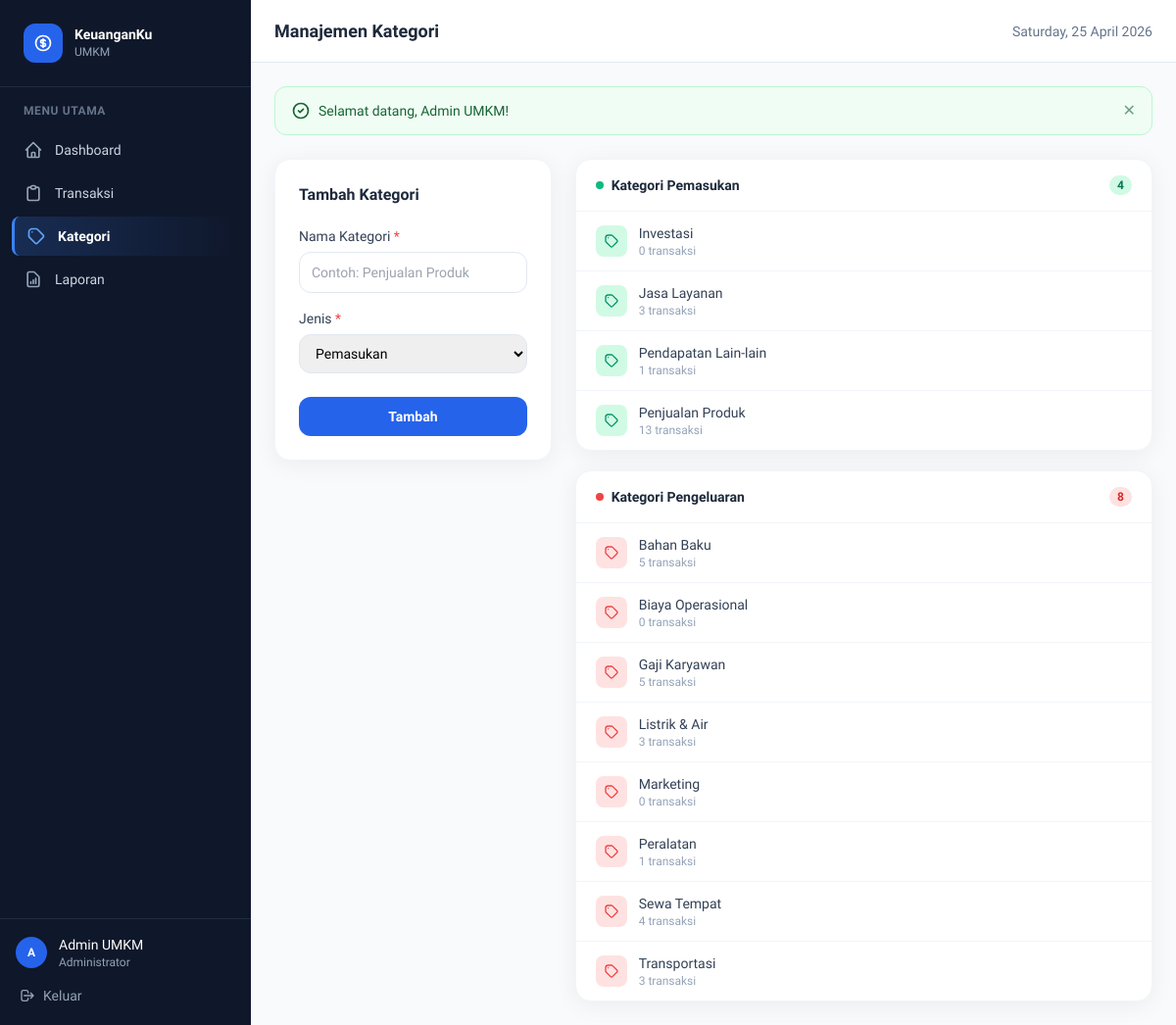
The app's page /kategori/index.php (signed in) with its own data.
### tables this page shows
CREATE TABLE kategori (
    id INT PRIMARY KEY AUTO_INCREMENT,
    nama_kategori VARCHAR(100) NOT NULL,
    jenis ENUM('pemasukan', 'pengeluaran') NOT NULL,
    created_at TIMESTAMP DEFAULT CURRENT_TIMESTAMP
);

### kategori/index.php (the view, shortened to what this page needs)
<?php
require_once '../config/koneksi.php';
require_once '../includes/layout.php';
$editData = null;
$stmt = $pdo->query("SELECT k.*, COUNT(t.id) AS jumlah_transaksi
    FROM kategori k LEFT JOIN transaksi t ON k.id = t.kategori_id
    GROUP BY k.id ORDER BY k.jenis, k.nama_kategori");
$kategori = $stmt->fetchAll();
?>
<div class="flex min-h-screen">
    <div class="flex-1 flex flex-col min-w-0">
        <main class="flex-1 p-6 overflow-auto fade-in">
            <div class="grid grid-cols-1 lg:grid-cols-3 gap-6">
                <div class="lg:col-span-1">
                    <div class="bg-white rounded-2xl card-shadow border border-slate-100 p-6 sticky top-6">
                        <h2 class="text-slate-800 font-bold text-base mb-5">
                            <?= $editData ? 'Edit Kategori' : 'Tambah Kategori' ?>
                        </h2>
                        <form method="POST">
                            <div class="mb-4">
                                <label class="block text-sm font-medium text-slate-700 mb-1.5">Nama Kategori <span class="text-red-500">*</span></label>
                                <input type="text" name="nama_kategori"
                                    value="<?= htmlspecialchars($editData['nama_kategori'] ?? $_POST['nama_kategori'] ?? '') ?>"
                                    placeholder="Contoh: Penjualan Produk"
                                    class="w-full border border-slate-200 rounded-xl px-3 py-2.5 text-sm focus:outline-none focus:ring-2 focus:ring-blue-500/20 focus:border-blue-400"
                                    required>
                            </div>
                            <div class="mb-6">
                                <label class="block text-sm font-medium text-slate-700 mb-1.5">Jenis <span class="text-red-500">*</span></label>
                                <select name="jenis"
                                    class="w-full border border-slate-200 rounded-xl px-3 py-2.5 text-sm focus:outline-none focus:ring-2 focus:ring-blue-500/20 focus:border-blue-400">
                                    <option value="pemasukan"  <?= ($editData['jenis']??$_POST['jenis']??'') === 'pemasukan'  ? 'selected' : '' ?>>Pemasukan</option>
                                </select>
                            </div>
                            <div class="flex gap-2">
                                <button type="submit" class="flex-1 bg-blue-600 hover:bg-blue-700 text-white py-2.5 rounded-xl text-sm font-semibold transition-colors">
                                    <?= $editData ? 'Perbarui' : 'Tambah' ?>
                                </button>
                            </div>
                        </form>
                    </div>
                </div>
                <div class="lg:col-span-2 space-y-5">
                    <div class="bg-white rounded-2xl card-shadow border border-slate-100 overflow-hidden">
                        <div class="px-5 py-4 border-b border-slate-100 flex items-center gap-2">
                            <div class="w-2 h-2 rounded-full bg-emerald-500"></div>
                            <h3 class="font-bold text-slate-800 text-sm">Kategori Pemasukan</h3>
                            <span class="ml-auto bg-emerald-100 text-emerald-700 text-xs font-semibold px-2 py-0.5 rounded-full">
                                <?= count(array_filter($kategori, fn($k)=>$k['jenis']==='pemasukan')) ?>
                            </span>
                        </div>
                        <div class="divide-y divide-slate-100">
                            <?php foreach ($kategori as $kat): if ($kat['jenis'] !== 'pemasukan') continue; $hasMasuk = true; ?>
                            <div class="flex items-center px-5 py-3 hover:bg-slate-50/50 group">
                                <div class="w-8 h-8 bg-emerald-100 rounded-lg flex items-center justify-center mr-3 flex-shrink-0">
                                    <svg class="w-4 h-4 text-emerald-600" fill="none" stroke="currentColor" viewBox="0 0 24 24">
                                        <path stroke-linecap="round" stroke-linejoin="round" stroke-width="2" d="M7 7h.01M7 3h5c.512 0 1.024.195 1.414.586l7 7a2 2 0 010 2.828l-7 7a2 2 0 01-2.828 0l-7-7A1.994 1.994 0 013 12V7a4 4 0 014-4z"/>
                                    </svg>
                                </div>
                                <div class="flex-1">
                                    <div class="text-sm font-medium text-slate-700"><?= htmlspecialchars($kat['nama_kategori']) ?></div>
                                    <div class="text-xs text-slate-400"><?= $kat['jumlah_transaksi'] ?> transaksi</div>
                                </div>
                            </div>
                            <?php endforeach; ?>
                        </div>
                    </div>
                    <div class="bg-white rounded-2xl card-shadow border border-slate-100 overflow-hidden">
                        <div class="px-5 py-4 border-b border-slate-100 flex items-center gap-2">
                            <div class="w-2 h-2 rounded-full bg-red-500"></div>
                            <h3 class="font-bold text-slate-800 text-sm">Kategori Pengeluaran</h3>
                            <span class="ml-auto bg-red-100 text-red-600 text-xs font-semibold px-2 py-0.5 rounded-full">
                                <?= count(array_filter($kategori, fn($k)=>$k['jenis']==='pengeluaran')) ?>
                            </span>
                        </div>
                        <div class="divide-y divide-slate-100">
                            <?php foreach ($kategori as $kat): if ($kat['jenis'] !== 'pengeluaran') continue; $hasKeluar = true; ?>
                            <div class="flex items-center px-5 py-3 hover:bg-slate-50/50 group">
                                <div class="w-8 h-8 bg-red-100 rounded-lg flex items-center justify-center mr-3 flex-shrink-0">
                                    <svg class="w-4 h-4 text-red-500" fill="none" stroke="currentColor" viewBox="0 0 24 24">
                                        <path stroke-linecap="round" stroke-linejoin="round" stroke-width="2" d="M7 7h.01M7 3h5c.512 0 1.024.195 1.414.586l7 7a2 2 0 010 2.828l-7 7a2 2 0 01-2.828 0l-7-7A1.994 1.994 0 013 12V7a4 4 0 014-4z"/>
                                    </svg>
                                </div>
                                <div class="flex-1">
                                    <div class="text-sm font-medium text-slate-700"><?= htmlspecialchars($kat['nama_kategori']) ?></div>
                                    <div class="text-xs text-slate-400"><?= $kat['jumlah_transaksi'] ?> transaksi</div>
                                </div>
                            </div>
                            <?php endforeach; ?>
                        </div>
                    </div>
                </div>
            </div>
        </main>
    </div>
</div>
</body></html>

### records on screen
kategori: nama_kategori "Investasi", jumlah_transaksi "0"
kategori: nama_kategori "Jasa Layanan", jumlah_transaksi "3"
kategori: nama_kategori "Pendapatan Lain-lain", jumlah_transaksi "1"
kategori: nama_kategori "Penjualan Produk", jumlah_transaksi "13"
kategori: nama_kategori "Bahan Baku", jumlah_transaksi "5"
kategori: nama_kategori "Biaya Operasional", jumlah_transaksi "0"
kategori: nama_kategori "Gaji Karyawan", jumlah_transaksi "5"
kategori: nama_kategori "Listrik & Air", jumlah_transaksi "3"
kategori: nama_kategori "Marketing", jumlah_transaksi "0"
kategori: nama_kategori "Peralatan", jumlah_transaksi "1"
kategori: nama_kategori "Sewa Tempat", jumlah_transaksi "4"
kategori: nama_kategori "Transportasi", jumlah_transaksi "3"

### other values on screen
$item['label'] "Dashboard"
$item['label'] "Transaksi"
$item['label'] "Kategori"
$item['label'] "Laporan"
substr($user, 0, 1) "A"
$user "Admin UMKM"
$pageTitle "Manajemen Kategori"
$flash['message'] "Selamat datang, Admin UMKM!"
count(array_filter($kategori, fn($k)=>$k['jenis']==='pemasukan')) "4"
count(array_filter($kategori, fn($k)=>$k['jenis']==='pengeluaran')) "8"
